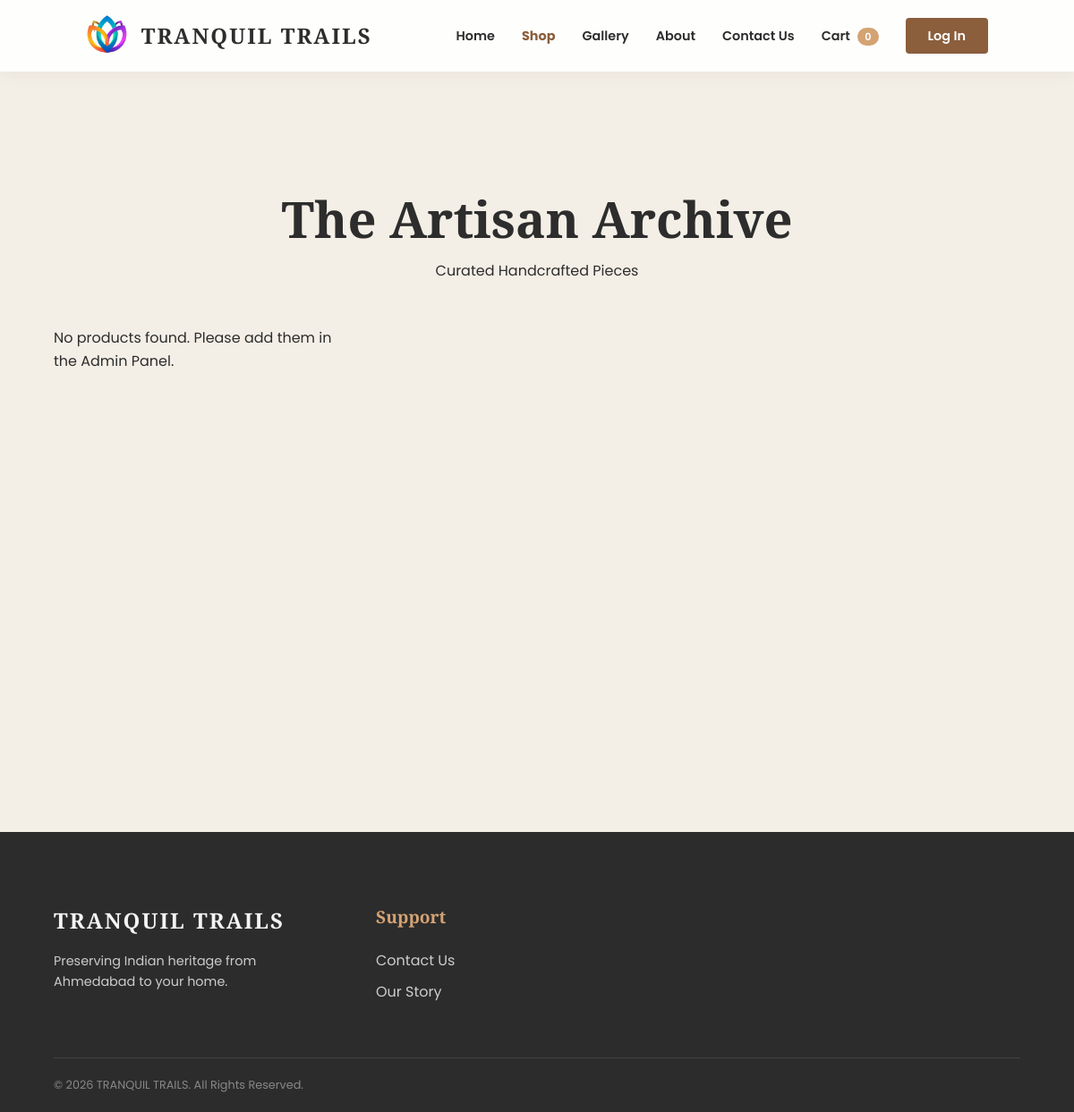
Page /shop/ on the earlier database version.
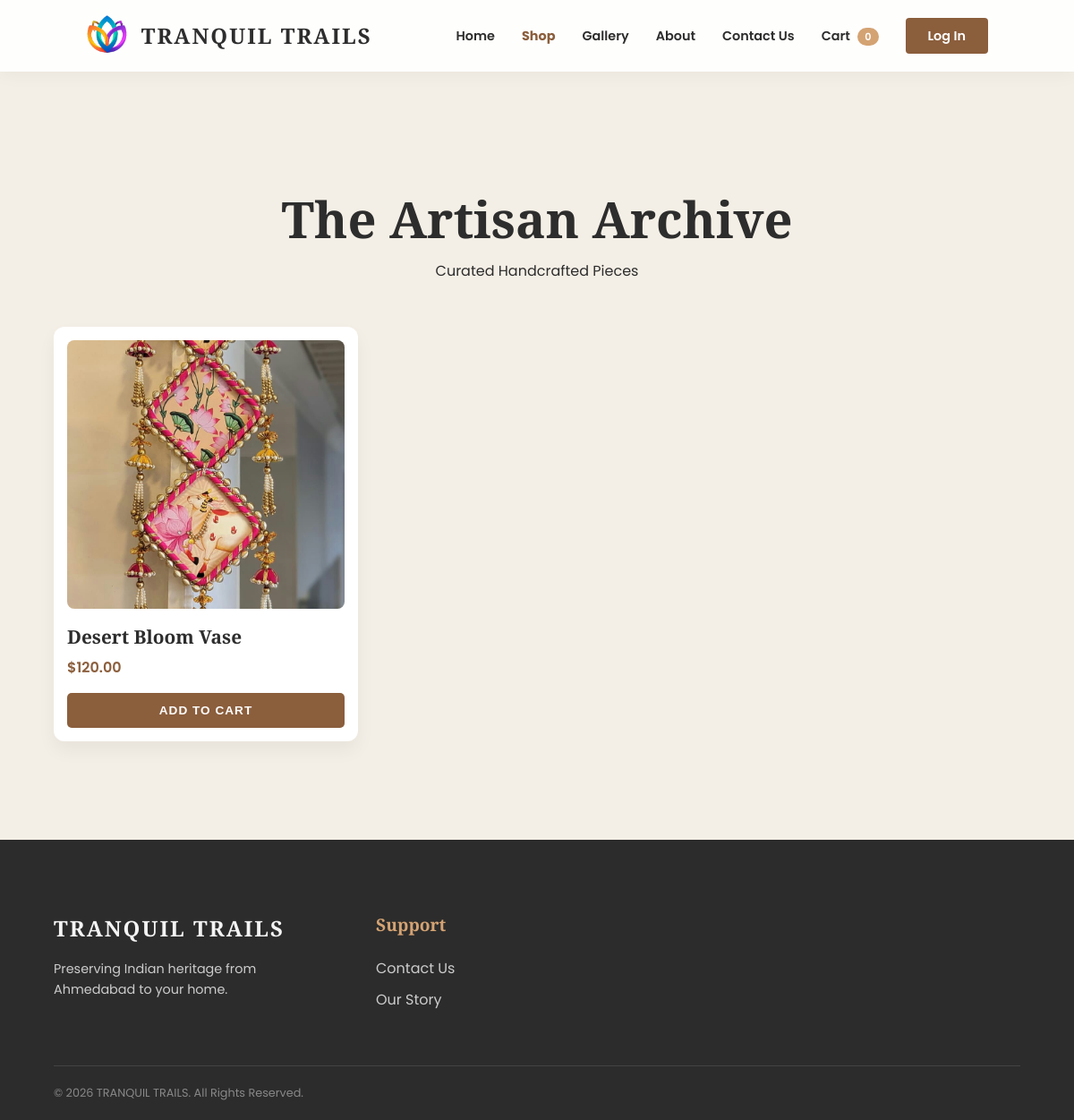
Same page on the later database version.
### core/models.py (models this page shows, shortened)
class Product(models.Model):
    category = models.ForeignKey(Category, related_name='products', on_delete=models.CASCADE)
    name = models.CharField(max_length=200)
    slug = models.SlugField(unique=True)
    image = models.ImageField(upload_to='products/')
    description = models.TextField(blank=True)
    price = models.DecimalField(max_digits=10, decimal_places=2)
    stock = models.PositiveIntegerField(default=0)
    available = models.BooleanField(default=True)
    created_at = models.DateTimeField(auto_now_add=True)
    updated_at = models.DateTimeField(auto_now=True)

### core/views.py (the view)
# urls.py: path('shop/', views.shop, name='shop'),
def shop(request):
    products = Product.objects.all()
    return render(request, 'shop.html', {'products': products})

### core/templates/shop.html (shortened to what this page needs)
{% load static %}
<!DOCTYPE html>
<html lang="en">
<head>
    <link rel="stylesheet" href="{% static 'styles.css' %}">
</head>
<body>
    <nav>
        <a href="{% url 'home' %}" class="logo-container">
            <img src="{% static 'Adobe Express - file.png' %}" alt="Logo" class="logo-img">
            <span class="logo-text">TRANQUIL TRAILS</span>
        </a>
        <ul class="nav-links" id="navLinks">
            <li><a href="{% url 'home' %}">Home</a></li>
            <li class="user-link"><a href="{% url 'shop' %}" style="color: #8B5E3C; font-weight: bold;">Shop</a></li>
            <li class="user-link"><a href="{% url 'gallery' %}">Gallery</a></li>
            <li><a href="{% url 'about' %}">About</a></li>
            <li><a href="{% url 'Contact' %}">Contact Us</a></li>
            <li id="cartNavItem"><a href="#" id="cart-link">Cart <span class="cart-count-pill" id="cart-count">0</span></a></li>
            <li><a href="{% url 'login' %}" class="login-btn" id="authBtn">Log In</a></li>
        </ul>
    </nav>
    <section class="shop-container">
        <div class="shop-header">
            <h1>The Artisan Archive</h1>
            <p>Curated Handcrafted Pieces</p>
        </div>
        <div class="product-grid" id="shopGrid">
            {% for product in products %}
            <div class="product-card">
                <div class="product-img-box">
                    {% if product.image %}
                        <img src="{{ product.image.url }}" alt="{{ product.name }}">
                    {% else %}
                        <img src="{% static 'placeholder.jpg' %}" alt="No Image">
                    {% endif %}
                </div>
                <a href="{% url 'product_detail' product.id %}" style="text-decoration: none; color: inherit;">
                    <h3>{{ product.name }}</h3>
                </a>
                <p class="price">${{ product.price }}</p>
                <button class="add-btn"
                        data-id="{{ product.id }}"
                        data-name="{{ product.name }}"
                        data-price="{{ product.price }}"
                        {% if product.image %}data-img="{{ product.image.url }}"{% endif %}>
                    Add to Cart
                </button>
            </div>
            {% empty %}
                <p>No products found. Please add them in the Admin Panel.</p>
            {% endfor %}
            </div>
    </section>
    <footer class="main-footer">
        <div class="footer-container">
            <div class="footer-section about">
                <h3 class="footer-logo">TRANQUIL TRAILS</h3>
                <p>Preserving Indian heritage from Ahmedabad to your home.</p>
            </div>
            <div class="footer-section links">
                <h4>Support</h4>
                <ul>
                    <li><a href="{% url 'Contact' %}">Contact Us</a></li>
                    <li><a href="{% url 'about' %}">Our Story</a></li>
                </ul>
            </div>
        </div>
        <div class="footer-bottom">
            <p>&copy; 2026 TRANQUIL TRAILS. All Rights Reserved.</p>
        </div>
    </footer>
</body>
</html>

### core/static/styles.css (style rules this page uses)
:root { --primary: #8B5E3C; --accent: #2D4739; --bg: #F4EFE6; --white: #ffffff; --text: #2d2d2d; }
* { margin: 0; padding: 0; box-sizing: border-box; }
body { font-family: 'Poppins', sans-serif; background: var(--bg); color: var(--text); line-height: 1.6; overflow-x: hidden; }
nav { display: flex; justify-content: space-between; align-items: center; padding: 15px 8%; background: rgba(255, 255, 255, 0.9); backdrop-filter: blur(10px); position: sticky; top: 0; z-index: 1000; box-shadow: 0 2px 20px rgba(0,0,0,0.05); }
.logo-container { display: flex; align-items: center; text-decoration: none; z-index: 1001; }
.logo-img { height: 50px; width: auto; margin-right: 15px; object-fit: contain; }
.logo-text { font-family: 'Playfair Display', serif; font-size: 1.5rem; font-weight: bold; color: var(--text); letter-spacing: 2px; }
.nav-links { display: flex; list-style: none; gap: 30px; align-items: center; }
.nav-links a { text-decoration: none; color: var(--text); font-size: 0.9rem; font-weight: 600; transition: 0.3s; }
.login-btn { background: var(--primary); color: white !important; padding: 10px 25px; border-radius: 4px; border: none; font-family: 'Poppins'; font-weight: 600; cursor: pointer; transition: 0.3s; }
.cart-count-pill { background: var(--accent); color: white; padding: 2px 8px; border-radius: 20px; font-size: 0.7rem; margin-left: 5px; }
footer { background: #1a1a1a; color: #bbb; padding: 80px 8% 30px; }
.footer-bottom { border-top: 1px solid #333; margin-top: 60px; padding-top: 20px; text-align: center; font-size: 0.8rem; }
:root { --bg-dark: #2c2c2c; --text-light: #f4f4f4; --accent: #d4a373; }
.main-footer { background-color: var(--bg-dark); color: var(--text-light); padding: 80px 5% 20px; font-family: 'Poppins', sans-serif; margin-top: 50px; }
.footer-container { display: grid; grid-template-columns: 2fr 1fr 1fr 2fr; gap: 40px; max-width: 1200px; margin: 0 auto; }
.footer-section h4 { font-family: 'Playfair Display', serif; font-size: 1.2rem; margin-bottom: 20px; color: var(--accent); }
.footer-logo { font-family: 'Playfair Display', serif; font-size: 1.5rem; letter-spacing: 2px; margin-bottom: 15px; }
.footer-section p { font-size: 0.9rem; line-height: 1.6; color: #ccc; }
.footer-section ul { list-style: none; padding: 0; }
.footer-section ul li { margin-bottom: 10px; }
.footer-section ul li a { color: #ccc; text-decoration: none; transition: color 0.3s; }
.footer-bottom { border-top: 1px solid #444; margin-top: 50px; padding-top: 20px; display: flex; justify-content: space-between; font-size: 0.8rem; color: #888; }

### core/templates/shop.html (style rules this page uses)
.shop-container { padding: 120px 5% 60px; background: #F4EFE6; min-height: 100vh; }
.shop-header { text-align: center; margin-bottom: 50px; opacity: 0; transform: translateY(-20px); }
.shop-header h1 { font-family: 'Playfair Display'; font-size: 3.5rem; color: #2d2d2d; }
.product-grid { display: grid; grid-template-columns: repeat(auto-fill, minmax(300px, 1fr)); gap: 30px; max-width: 1200px; margin: 0 auto; width: 100%; }
.product-card { background: white; padding: 15px; border-radius: 12px; box-shadow: 0 10px 20px rgba(0,0,0,0.05); transition: transform 0.3s ease; display: flex; flex-direction: column; justify-content: space-between; opacity: 0; transform: translateY(30px); }
.product-img-box { width: 100%; height: 300px; border-radius: 8px; overflow: hidden; margin-bottom: 15px; background: #f9f9f9; display: flex; align-items: center; justify-content: center; }
.product-img-box img { width: 100%; height: 100%; object-fit: cover; transition: transform 0.6s ease; }
.product-card h3 { font-family: 'Playfair Display'; font-size: 1.3rem; margin-bottom: 5px; }
.product-card .price { font-weight: 600; color: #8B5E3C; margin-bottom: 15px; }
.add-btn { width: 100%; padding: 12px; background: #8B5E3C; color: white; border: none; border-radius: 5px; cursor: pointer; transition: 0.3s; font-weight: bold; text-transform: uppercase; letter-spacing: 1px; font-size: 0.85rem; }

Differences in the rows shown:
added Product: image (picture), name "Desert Bloom Vase", price "120.00"
Other differences:
text no longer shown: "No products found. Please add them in the Admin Panel."
